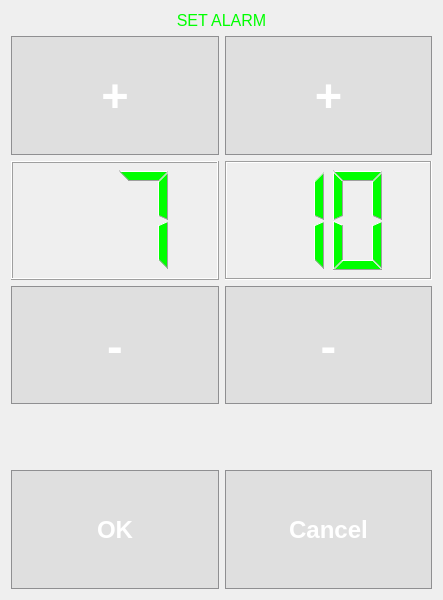
<?xml version="1.0" encoding="UTF-8"?>
<ui version="4.0">
 <class>setAlarm</class>
 <widget class="QDialog" name="setAlarm">
  <property name="geometry">
   <rect>
    <x>0</x>
    <y>0</y>
    <width>443</width>
    <height>600</height>
   </rect>
  </property>
  <property name="sizePolicy">
   <sizepolicy hsizetype="Ignored" vsizetype="Ignored">
    <horstretch>0</horstretch>
    <verstretch>0</verstretch>
   </sizepolicy>
  </property>
  <property name="maximumSize">
   <size>
    <width>3150</width>
    <height>3590</height>
   </size>
  </property>
  <property name="windowTitle">
   <string>Dialog</string>
  </property>
  <property name="styleSheet">
   <string notr="true"/>
  </property>
  <layout class="QVBoxLayout" name="verticalLayout">
   <item>
    <widget class="QLabel" name="label">
     <property name="sizePolicy">
      <sizepolicy hsizetype="Expanding" vsizetype="Minimum">
       <horstretch>0</horstretch>
       <verstretch>0</verstretch>
      </sizepolicy>
     </property>
     <property name="font">
      <font>
       <pointsize>12</pointsize>
      </font>
     </property>
     <property name="styleSheet">
      <string notr="true">background-color: rgba(0, 0, 0, 0);
border: none ;
color: rgb(0, 255, 0);</string>
     </property>
     <property name="text">
      <string>SET ALARM</string>
     </property>
     <property name="alignment">
      <set>Qt::AlignBottom|Qt::AlignHCenter</set>
     </property>
    </widget>
   </item>
   <item>
    <layout class="QHBoxLayout" name="horizontalLayout">
     <item>
      <widget class="QPushButton" name="b_hourUp">
       <property name="sizePolicy">
        <sizepolicy hsizetype="Expanding" vsizetype="Expanding">
         <horstretch>0</horstretch>
         <verstretch>0</verstretch>
        </sizepolicy>
       </property>
       <property name="font">
        <font>
         <pointsize>35</pointsize>
         <weight>75</weight>
         <bold>true</bold>
        </font>
       </property>
       <property name="styleSheet">
        <string notr="true">QPushButton {
background-color: rgb(158, 158, 158,50);
border: 1px solid #8f8f91;
border-radius: 0px;
color:white;
}
QPushButton:pressed {
border:none;
}</string>
       </property>
       <property name="text">
        <string> + </string>
       </property>
       <property name="autoRepeat">
        <bool>true</bool>
       </property>
      </widget>
     </item>
     <item>
      <widget class="QPushButton" name="b_minutesUp">
       <property name="sizePolicy">
        <sizepolicy hsizetype="Expanding" vsizetype="Expanding">
         <horstretch>0</horstretch>
         <verstretch>0</verstretch>
        </sizepolicy>
       </property>
       <property name="font">
        <font>
         <pointsize>35</pointsize>
         <weight>75</weight>
         <bold>true</bold>
        </font>
       </property>
       <property name="styleSheet">
        <string notr="true">QPushButton {
background-color: rgb(158, 158, 158,50);
border: 1px solid #8f8f91;
border-radius: 0px;
color:white;
}
QPushButton:pressed {
border:none;
}</string>
       </property>
       <property name="text">
        <string> + </string>
       </property>
       <property name="iconSize">
        <size>
         <width>20</width>
         <height>20</height>
        </size>
       </property>
       <property name="autoRepeat">
        <bool>true</bool>
       </property>
      </widget>
     </item>
    </layout>
   </item>
   <item>
    <layout class="QHBoxLayout" name="horizontalLayout_2">
     <item>
      <widget class="QLCDNumber" name="lcd_hour">
       <property name="sizePolicy">
        <sizepolicy hsizetype="Expanding" vsizetype="Expanding">
         <horstretch>0</horstretch>
         <verstretch>0</verstretch>
        </sizepolicy>
       </property>
       <property name="font">
        <font>
         <pointsize>22</pointsize>
        </font>
       </property>
       <property name="autoFillBackground">
        <bool>false</bool>
       </property>
       <property name="styleSheet">
        <string notr="true">color: rgb(0, 255, 0);</string>
       </property>
       <property name="frameShape">
        <enum>QFrame::Box</enum>
       </property>
       <property name="frameShadow">
        <enum>QFrame::Raised</enum>
       </property>
       <property name="digitCount">
        <number>2</number>
       </property>
       <property name="segmentStyle">
        <enum>QLCDNumber::Filled</enum>
       </property>
       <property name="value" stdset="0">
        <double>7.000000000000000</double>
       </property>
       <property name="intValue" stdset="0">
        <number>7</number>
       </property>
      </widget>
     </item>
     <item>
      <widget class="QLCDNumber" name="lcd_minutes">
       <property name="sizePolicy">
        <sizepolicy hsizetype="Expanding" vsizetype="Expanding">
         <horstretch>0</horstretch>
         <verstretch>200</verstretch>
        </sizepolicy>
       </property>
       <property name="font">
        <font>
         <pointsize>22</pointsize>
        </font>
       </property>
       <property name="autoFillBackground">
        <bool>false</bool>
       </property>
       <property name="styleSheet">
        <string notr="true">color: rgb(0, 255, 0);</string>
       </property>
       <property name="frameShape">
        <enum>QFrame::Box</enum>
       </property>
       <property name="frameShadow">
        <enum>QFrame::Sunken</enum>
       </property>
       <property name="digitCount">
        <number>2</number>
       </property>
       <property name="intValue" stdset="0">
        <number>10</number>
       </property>
      </widget>
     </item>
    </layout>
   </item>
   <item>
    <layout class="QHBoxLayout" name="horizontalLayout_3">
     <item>
      <widget class="QPushButton" name="b_hourDown">
       <property name="sizePolicy">
        <sizepolicy hsizetype="Expanding" vsizetype="Expanding">
         <horstretch>0</horstretch>
         <verstretch>0</verstretch>
        </sizepolicy>
       </property>
       <property name="font">
        <font>
         <pointsize>35</pointsize>
         <weight>75</weight>
         <bold>true</bold>
        </font>
       </property>
       <property name="styleSheet">
        <string notr="true">QPushButton {
background-color: rgb(158, 158, 158,50);
border: 1px solid #8f8f91;
border-radius: 0px;
color:white;
}
QPushButton:pressed {
border:none;
}</string>
       </property>
       <property name="text">
        <string> - </string>
       </property>
       <property name="iconSize">
        <size>
         <width>20</width>
         <height>20</height>
        </size>
       </property>
       <property name="autoRepeat">
        <bool>true</bool>
       </property>
      </widget>
     </item>
     <item>
      <widget class="QPushButton" name="b_minutesDown">
       <property name="sizePolicy">
        <sizepolicy hsizetype="Expanding" vsizetype="Expanding">
         <horstretch>0</horstretch>
         <verstretch>0</verstretch>
        </sizepolicy>
       </property>
       <property name="font">
        <font>
         <pointsize>35</pointsize>
         <weight>75</weight>
         <bold>true</bold>
        </font>
       </property>
       <property name="styleSheet">
        <string notr="true">QPushButton {
background-color: rgb(158, 158, 158,50);
border: 1px solid #8f8f91;
border-radius: 0px;
color:white;
}
QPushButton:pressed {
border:none;
}</string>
       </property>
       <property name="text">
        <string> - </string>
       </property>
       <property name="iconSize">
        <size>
         <width>20</width>
         <height>20</height>
        </size>
       </property>
       <property name="autoRepeat">
        <bool>true</bool>
       </property>
      </widget>
     </item>
    </layout>
   </item>
   <item>
    <spacer name="horizontalSpacer">
     <property name="orientation">
      <enum>Qt::Horizontal</enum>
     </property>
     <property name="sizeHint" stdset="0">
      <size>
       <width>40</width>
       <height>20</height>
      </size>
     </property>
    </spacer>
   </item>
   <item>
    <spacer name="verticalSpacer">
     <property name="orientation">
      <enum>Qt::Vertical</enum>
     </property>
     <property name="sizeType">
      <enum>QSizePolicy::Ignored</enum>
     </property>
     <property name="sizeHint" stdset="0">
      <size>
       <width>20</width>
       <height>40</height>
      </size>
     </property>
    </spacer>
   </item>
   <item>
    <layout class="QHBoxLayout" name="horizontalLayout_4">
     <item>
      <widget class="myButton" name="b_ok">
       <property name="sizePolicy">
        <sizepolicy hsizetype="Expanding" vsizetype="Expanding">
         <horstretch>0</horstretch>
         <verstretch>0</verstretch>
        </sizepolicy>
       </property>
       <property name="font">
        <font>
         <pointsize>18</pointsize>
         <weight>75</weight>
         <italic>false</italic>
         <bold>true</bold>
        </font>
       </property>
       <property name="styleSheet">
        <string notr="true">QPushButton {
background-color: rgb(158, 158, 158,50);
border: 1px solid #8f8f91;
border-radius: 0px;
color:white;
}
QPushButton:pressed {
border:none;
}</string>
       </property>
       <property name="text">
        <string>  OK  </string>
       </property>
      </widget>
     </item>
     <item>
      <widget class="myButton" name="b_cancel">
       <property name="sizePolicy">
        <sizepolicy hsizetype="Expanding" vsizetype="Expanding">
         <horstretch>0</horstretch>
         <verstretch>0</verstretch>
        </sizepolicy>
       </property>
       <property name="font">
        <font>
         <pointsize>18</pointsize>
         <weight>75</weight>
         <italic>false</italic>
         <bold>true</bold>
        </font>
       </property>
       <property name="styleSheet">
        <string notr="true">QPushButton {
background-color: rgb(158, 158, 158,50);
border: 1px solid #8f8f91;
border-radius: 0px;
color:white;
}
QPushButton:pressed {
border:none;
}</string>
       </property>
       <property name="text">
        <string>Cancel</string>
       </property>
      </widget>
     </item>
    </layout>
   </item>
  </layout>
 </widget>
 <customwidgets>
  <customwidget>
   <class>myButton</class>
   <extends>QPushButton</extends>
   <header location="global">mybutton/mybutton.h</header>
  </customwidget>
 </customwidgets>
 <resources/>
 <connections>
  <connection>
   <sender>b_ok</sender>
   <signal>clicked()</signal>
   <receiver>setAlarm</receiver>
   <slot>close()</slot>
   <hints>
    <hint type="sourcelabel">
     <x>78</x>
     <y>316</y>
    </hint>
    <hint type="destinationlabel">
     <x>106</x>
     <y>251</y>
    </hint>
   </hints>
  </connection>
  <connection>
   <sender>b_cancel</sender>
   <signal>clicked()</signal>
   <receiver>setAlarm</receiver>
   <slot>close()</slot>
   <hints>
    <hint type="sourcelabel">
     <x>275</x>
     <y>318</y>
    </hint>
    <hint type="destinationlabel">
     <x>296</x>
     <y>251</y>
    </hint>
   </hints>
  </connection>
 </connections>
</ui>
